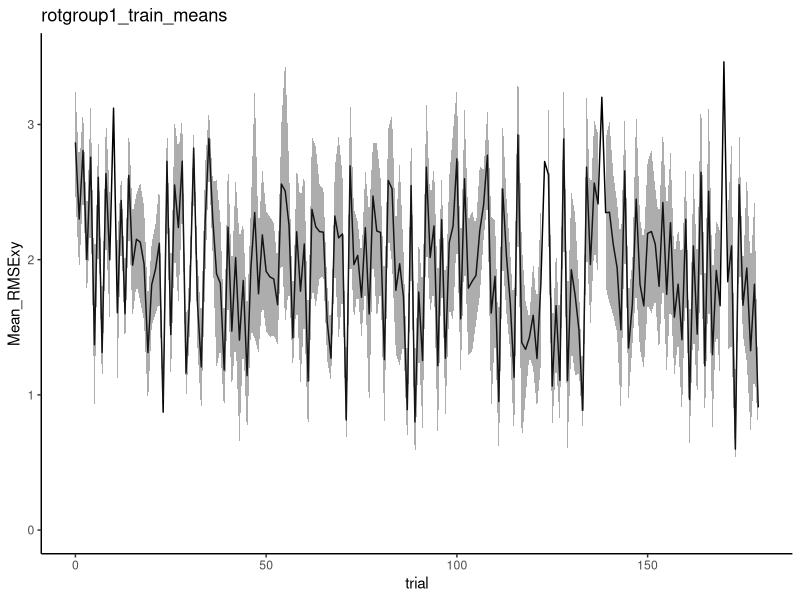
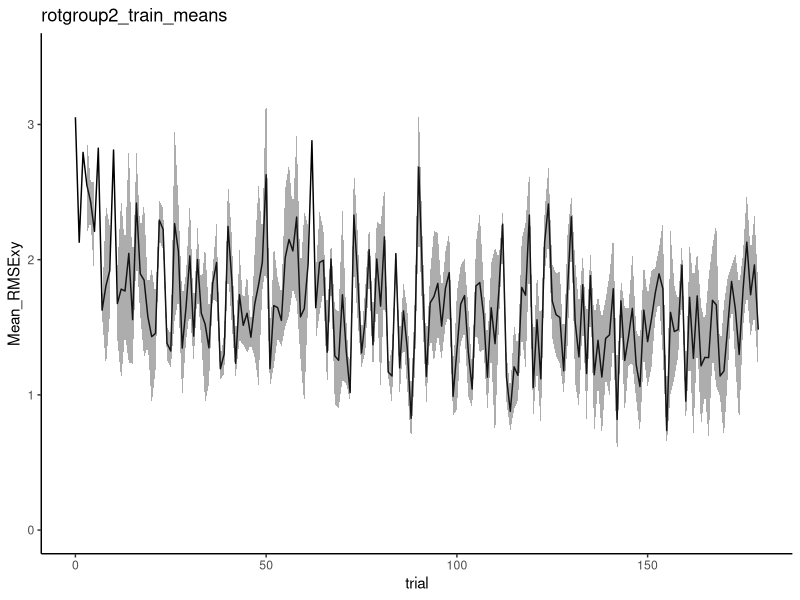

These figures' R source, in order:
####################################################################
###### obstacle analysis script ######
library(ggplot2)
library(dplyr)

####################################################################
########################## single controls #########################
# load
obssingle <- read.csv('data/DualObs_Data0305_SINGLESONLY.csv', header = TRUE)
obssingle <- tbl_df(obssingle) # make to tibble

obssingle <- obssingle %>% filter(condition == c('train_CW', 'train_CCW'))

# separate groups
  for (group in sort(unique(obssingle$rotgroup))) {
    
    dfname<- sprintf('rotgroup%d_train_means', group)
    print(dfname)
    
    obs_temp <- obssingle %>% filter(rotgroup == group) # looking only at training
    #obs_single_ccw <- obssingle %>% filter(condition == 'train_CCW')
    
    # get means 
    
    taskmeans<- obs_temp %>% group_by(subject) %>% group_by(trial) %>% 
      summarise(Mean_RMSExy = mean(RMSExy, na.rm=TRUE), SD_RMSExy = sd(RMSExy, na.rm=TRUE), 
                SEM_RMSExy = SD_RMSExy/sqrt(length(unique(subject))))
    
    # get adaptation plot
    
    taskplot <- ggplot(data=taskmeans, aes(x=trial, y=Mean_RMSExy)) +
      geom_line() + 
      geom_ribbon(aes(ymin=Mean_RMSExy-SEM_RMSExy, ymax=Mean_RMSExy+SEM_RMSExy),
                  alpha=0.4) +
      theme(panel.grid.major = element_blank(), panel.grid.minor = element_blank(),
            panel.background = element_blank(), axis.line = element_line(colour = "black")) +
      ylim(0, 3.5) +
      ggtitle(dfname)
    
    print(taskplot)
    
    # some basic statistics (dv -- RMSE)
    
    block1<- obs_temp %>% filter(trial %in% c(0)) %>% group_by(subject) %>% summarise(RMSE = mean(RMSExy, na.rm=TRUE), block = mean(block5), rot = mean(rotationval))
    blocklast<- obs_temp %>% filter(trial %in% c(175,176,177,178,179)) %>% group_by(subject) %>% summarise(RMSE = mean(RMSExy, na.rm=TRUE), block = ceiling(mean(block5)), rot = mean(rotationval))
    # boxplot(blocklast$RMSE) # outlier
    adaptdf<- rbind(block1,blocklast)
    # adaptdf <- adaptdf[-c(20),] 
    
    adaptdf$block <- factor(adaptdf$block)
    adaptdf$subject <- factor(adaptdf$subject)
    
    RM_pv <- aov(RMSE ~ block + Error(subject/block), data=adaptdf)
    print(summary(RM_pv))
    
    ## CCW - (F(1,9) = 20.81, p=0.00136)
    ## CW - (F(1,8) = 17.57, p=0.00303)
    
  }

# nocursor data
obs_single_AE <- obssingle %>% filter(condition == c("nocur_1", "nocur_2")) # only nocursors 
# AEmeans<- obs_single_AE %>% group_by(subject) %>% group_by(trial) %>% 
#   summarise(Mean_angmaxvel = mean(angmaxvel, na.rm=TRUE), SD_angmaxvel = sd(angmaxvel, na.rm=TRUE), 
#             SEM_angmaxvel = SD_angmaxvel/sqrt(length(unique(subject))))

for (rot in sort(unique(obs_single_AE$rotationval))){
 
  nocur1<- obs_single_AE %>% filter(rotgroup == rot) %>% filter(condition == "nocur_1") %>% filter(trial %in% c(25,26,27,28,29)) %>%
    group_by(subject) %>% summarise(pv = mean(angmaxvel, na.rm=TRUE), block = ceiling(mean(block5))) %>% mutate(task = 'nocur1')
  # boxplot(nocur1$pv)
  # nocur1 <- nocur1[-c(2,3),] # outliers
  nocur2<- obs_single_AE %>% filter(rotgroup == rot) %>% filter(condition == "nocur_2") %>% filter(trial %in% c(0, 1, 2, 3, 4)) %>% 
    group_by(subject) %>% summarise(pv = mean(angmaxvel, na.rm=TRUE), block = ceiling(mean(block5))) %>% mutate(task = 'nocur2')
  # boxplot(nocur2$pv)
  # nocur2 <- nocur2[-c(15),] # outlying participant from training
  nocurdf<- rbind(nocur1,nocur2)
  
  nocurdf$task <- factor(nocurdf$task)
  nocurdf$subject <- factor(nocurdf$subject)
  
  ggplot(nocurdf, aes(task,pv)) +
    + geom_point()
  
  AE_single_n <- nocur2$pv - nocur1$pv
  t.test(AE_single_n, mu = 0, alternative = "greater")
  # single CW t = 1.9947, df = 12, p-value = 0.0693
  # single CCW t = -1.564, df = 10, p-value = 0.1489

  ## Compare between CW and CCW groups and collapse if possible
  # t.test(abs(AE_single_n), y=abs(AE1))
  # t = -0.79961, df = 21.686, p-value = 0.4326
  
  # collapsed across rotations
  # t = 5.6203, df = 23, p-value = 1.015e-05
  
}
